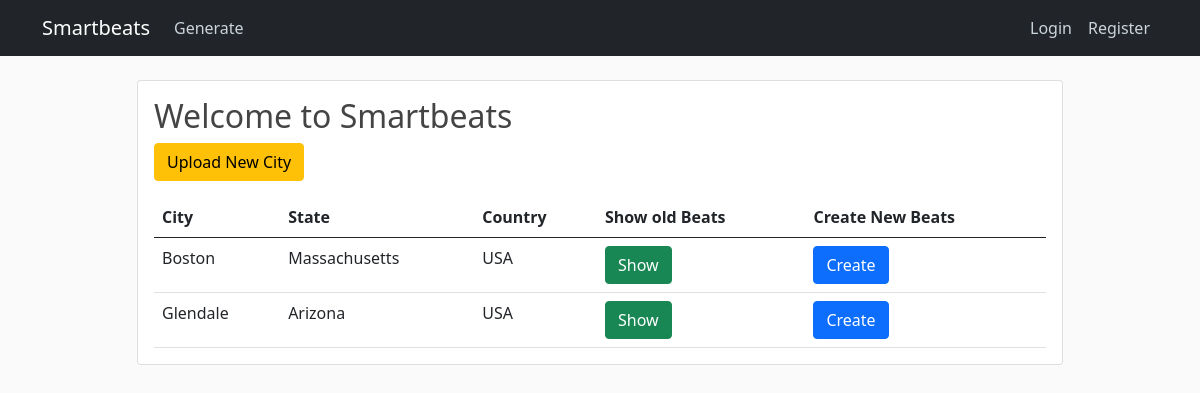
Before: / with the older database file.
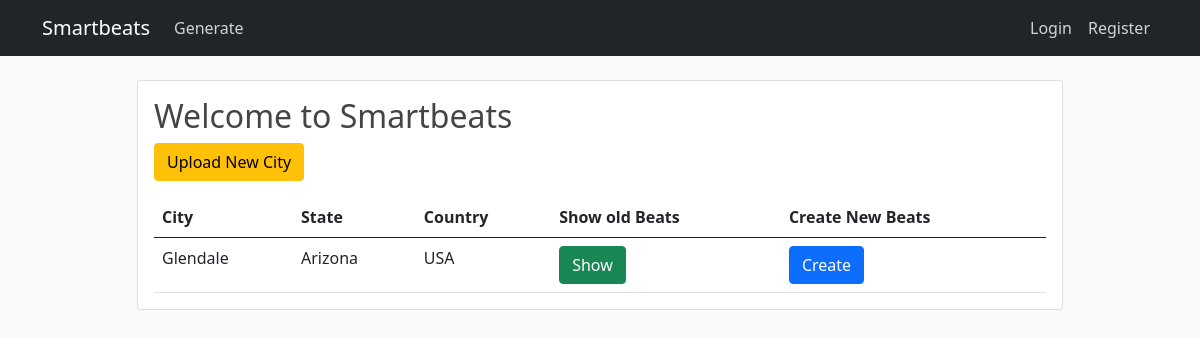
After: the same page with the newer database file.
### beats/models.py (models this page shows, shortened)
class City(models.Model):
    city = models.CharField(max_length=255)
    state = models.CharField(max_length=255)
    country = models.CharField(max_length=255)
    city_shapefile = models.FileField(upload_to='city_shapefiles/')
    polygon_wise_count_shapefile = models.FileField(upload_to='polygon_wise_count_shapefile/', null=True, blank=True)
    beats_shapefile = models.FileField(upload_to='beat_shapefiles/', null=True, blank=True)
    crime_data = models.FileField(upload_to='city_crime_ds/')
    created_at = models.DateTimeField(auto_now_add=True)

### beats/views.py (the view)
# urls.py: path('', views.home, name='home'),
def home(request):
    cities = City.objects.all()
    return render(request, 'beats/home.html', {'cities': cities})

### beats/templates/beats/home.html
{% extends 'beats/base.html' %}
{% block content %}
    <h2>Welcome to Smartbeats</h2>
    <p>
        <a href="{% url 'upload' %}" class="btn btn-warning">Upload New City</a>
    </p>
    {% if cities %}
        <table class="table mb-0">
            <thead>
            <tr>
                <th>City</th>
                <th>State</th>
                <th>Country</th>
                <th>Show old Beats</th>
                <th>Create New Beats</th>
            </tr>
            </thead>
            <tbody>
            {% for city in cities %}
                <tr>
                    <td>{{ city.city }}</td>
                    <td>{{ city.state }}</td>
                    <td>{{ city.country }}</td>
                    <td><a href="{% url 'city_map'  city.id  %}" class="btn btn-success">Show</a></td>
                    <td><a href="{% url 'generate_beats' %}" class="btn btn-primary">Create</a></td>
                </tr>
            {% endfor %}
            </tbody>
        </table>
    {% else %}
        <h3>Beats data unavailable</h3>
    {% endif %}
{% endblock content %}

### beats/templates/beats/base.html (shortened to what this page needs)
{% load static %}
<!doctype html>
<html lang="en">
<head>
    <link href="https://cdn.jsdelivr.net/npm/bootstrap@5.0.2/dist/css/bootstrap.min.css" rel="stylesheet"
>
    <link rel="stylesheet" type="text/css" href="{% static 'beats/main.css' %}">
</head>
<body>
<header class="site-header">
    <nav class="navbar navbar-expand-md navbar-dark fixed-top bg-dark">
        <div class="container">
            <a class="navbar-brand mr-4" href="{% url 'home' %}">Smartbeats</a>
            <div class="collapse navbar-collapse" id="navbarToggle">
                <div class="navbar-nav">
                    <a class="nav-item nav-link" href="#">Generate</a>
                </div>
                <div class="navbar-nav ms-auto">
                    <a class="nav-item nav-link" href="#">Login</a>
                    <a class="nav-item nav-link" href="#">Register</a>
                </div>
            </div>
        </div>
    </nav>
</header>
<main role="main" class="container">
    <div class="row justify-content-center">
        <div class="col-lg-10 col-md-12">
            <div class="card mb-4">
                <div class="card-body">
                    {% block content %}{% endblock %}
                </div>
            </div>
        </div>
    </div>
</main>
</body>
</html>

### beats/static/beats/main.css (style rules this page uses)
body { background: #fafafa; color: #333333; margin-top: 5rem; }
h1, h2, h3, h4, h5, h6 { color: #444444; }
.site-header .navbar-nav .nav-link { color: #cbd5db; }
.row { display: flex; }

Changed rows visible on the page:
removed City: city "Boston", state "Massachusetts", country "USA"
